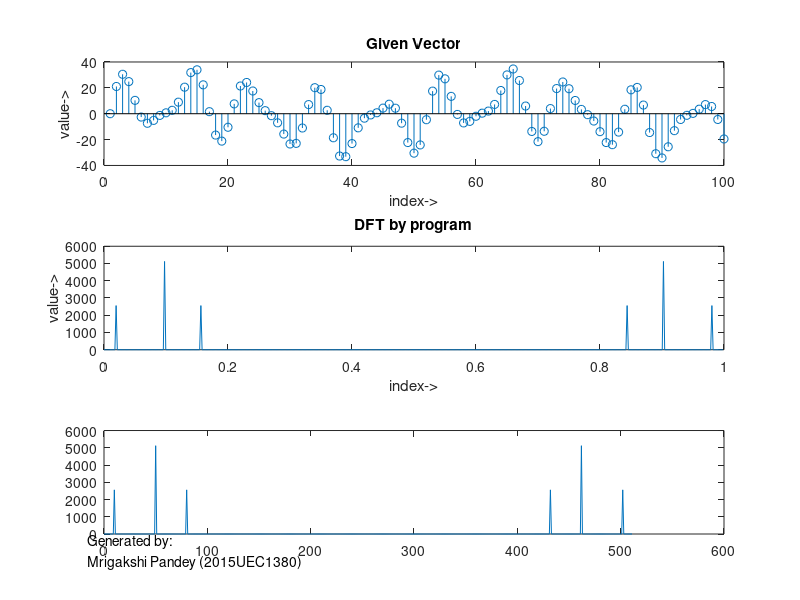

MATLAB code to generate this figure:
%Author- Mrigakshi Pandey (2015UEC1380)
% DFT
%.......................................

close all;
clear all;
clc;

t=0:(1/512):(1-(1/512));
N=512;
x=10*sin(2*pi*10*t)+20*sin(2*pi*50*t)+10*sin(2*pi*80*t);
subplot(3,1,1)
stem(x);
xlabel('index->');
ylabel('value->');
title('Given Vector');
axis([0 100 -40 40]);

for k=0:1:N-1
    for n=0:1:N-1
        A(k+1,n+1)=conj(exp(-1*i*2*pi*k*n/N));
    end
end

X=(A*x')'
subplot(3,1,2)
plot(t,abs(X));
xlabel('index->');
ylabel('value->');
title('DFT by program');


f=512.*t;
subplot(3,1,3);
plot(f,abs(X));

dim = [0.11 0.081 0 0];
str = {'Generated by:','Mrigakshi Pandey (2015UEC1380)'};
annotation('textbox',dim,'String',str,'FitBoxToText','on');